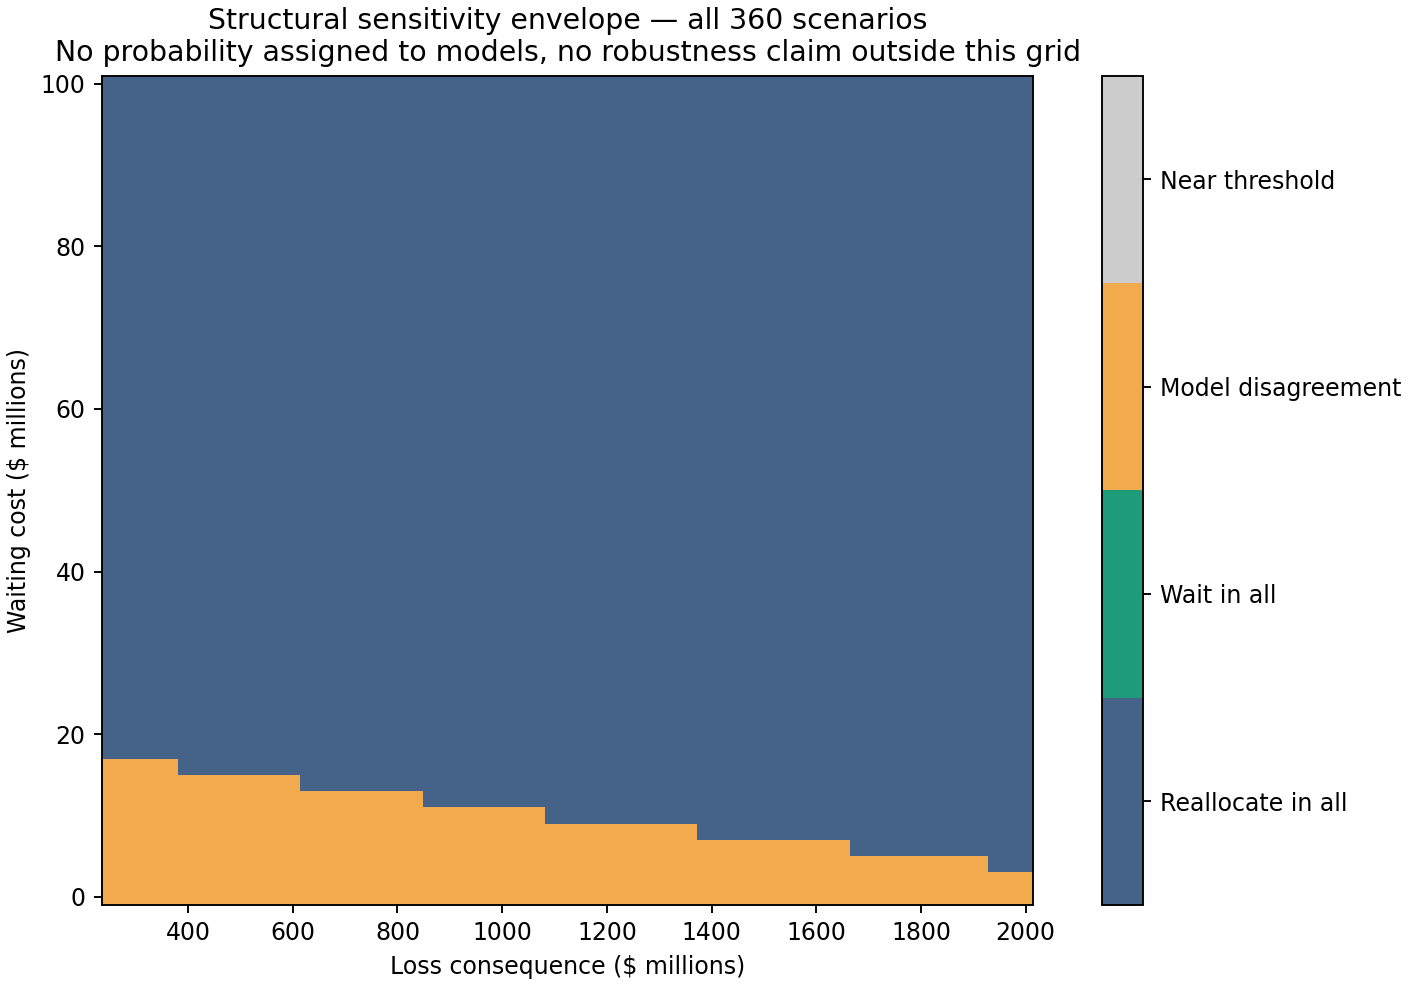

This figure's Python source:
"""Recompute the decision frontier across *all* scenarios in the supplied structural grid.
This is an adversarial sensitivity extension USING src.model, not an independent implementation.
"""
import sys,itertools,csv
from dataclasses import replace
from pathlib import Path
import numpy as np
import matplotlib
matplotlib.use('Agg')
import matplotlib.pyplot as plt
sys.path.insert(0,'/mnt/data/vulcan_audit_work/vulcan-decision')
from src.model import Scenario, joint_distribution, decision
root=Path('/mnt/data/Vulcan_Independent_Audit')
losses=np.linspace(250,2000,61);delays=np.linspace(0,100,51)
revisions={'HH':(1,0,0,0),'HM':(0,1,0,0),'MH':(0,0,1,0),'MM':(0,0,0,1),'unknown':(.25,)*4}
theta_grid=[(.6,.2,.2),(.2,.6,.2),(.1,.8,.1)]
results=[]
for prior,theta,rel,rho,rev,detect in itertools.product(('uniform','jeffreys'),theta_grid,(0,.5,1),(0,.25),revisions,(.7,1)):
    s=replace(Scenario(), prior=prior,theta=theta,relevance=rel,rho=rho,
              revision_pair=revisions[rev],history_detection=detect)
    j=joint_distribution(s)
    z=j.sum(axis=0);py=j.sum(axis=1)
    # exact expected cost for each L; no waiting cost before the last line
    cond_rates=np.divide(j@np.array([0.,.25,1.]),py,out=np.full(4,float(z@np.array([0.,.25,1.]))),where=py>0)
    G=np.array([.9,.3,.05,.4])
    alternative=30+losses*(.005+.25*.003)
    alt_later=alternative+5
    c_v=cond_rates[:,None]*losses[None,:]
    wait0=np.sum(py[:,None]*(G[:,None]*np.minimum(c_v,alt_later[None,:])+(1-G[:,None])*alt_later[None,:]),axis=0)
    gain=alternative-wait0
    results.append(gain)
R=np.stack(results)
lo=R.min(axis=0);hi=R.max(axis=0)
mat_lo=lo[None,:]-delays[:,None]
mat_hi=hi[None,:]-delays[:,None]
eps=.01
robust_wait=mat_lo>eps
robust_reallocate=mat_hi<-eps
mixed=(mat_lo < -eps)&(mat_hi > eps)
ambig=~(robust_wait|robust_reallocate|mixed)
print('structural map scenarios',len(R),'cells',mat_lo.size)
print('robust wait',int(robust_wait.sum()),'robust realocate',int(robust_reallocate.sum()),'mixed',int(mixed.sum()),'near-zero',int(ambig.sum()))
print('L=1000 representative, D=10',float(R[:,26].min()-10),float(R[:,26].max()-10))
with (root/'structural_envelope.csv').open('w',newline='') as f:
    w=csv.writer(f); w.writerow(['delay_MUSD','loss_MUSD','min_net_wait_gain_MUSD','max_net_wait_gain_MUSD','status'])
    for i,d in enumerate(delays):
        for k,L in enumerate(losses):
            status='wait_all' if robust_wait[i,k] else 'reallocate_all' if robust_reallocate[i,k] else 'model_disagreement' if mixed[i,k] else 'boundary'
            w.writerow([d,L,mat_lo[i,k],mat_hi[i,k],status])
from matplotlib.colors import ListedColormap
status=np.where(robust_reallocate,0,np.where(robust_wait,1,np.where(mixed,2,3)))
fig,ax=plt.subplots(figsize=(8.3,5.8),layout='constrained')
im=ax.pcolormesh(losses,delays,status,cmap=ListedColormap(['#456388','#1e9c7a','#f1ab4d','#cccccc']),shading='auto',vmin=-.5,vmax=3.5)
cbar=fig.colorbar(im,ax=ax,ticks=[0,1,2,3]); cbar.ax.set_yticklabels(['Reallocate in all','Wait in all','Model disagreement','Near threshold'])
ax.set(xlabel='Loss consequence ($ millions)', ylabel='Waiting cost ($ millions)', title='Structural sensitivity envelope — all 360 scenarios\nNo probability assigned to models, no robustness claim outside this grid')
fig.savefig(root/'structural_envelope.png',dpi=170);plt.close(fig)
